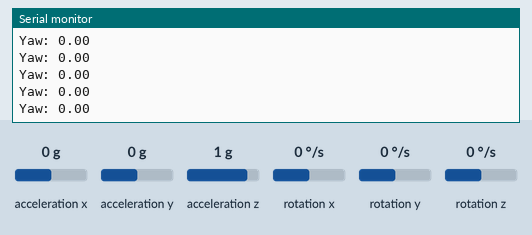
This sketch was run on a simulated Arduino Uno, built with avr-gcc and run on an emulated ATmega328P. On the bench: the last lines printed to the serial monitor. Wiring (inferred from the names in the program): MPU-6050 motion sensor at I2C address 0x68. Inputs (shaded band) come from the test bench; at power-on: rotation z 0 °/s, acceleration x 0 g, acceleration y 0 g, acceleration z 1 g, rotation x 0 °/s, rotation y 0 °/s.

Above: at 1.2 s.
1.3 s: rotation z set to 100 °/s
At 2.1 s:
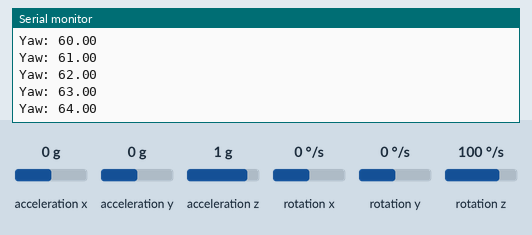
4.3 s: rotation z set to -100 °/s
At 4.8 s:
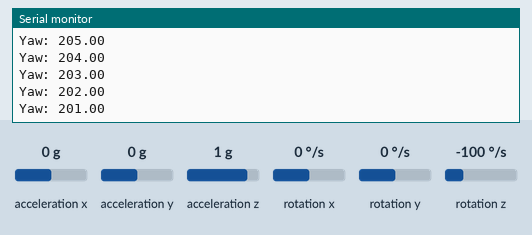
Timing chart, 0 to 7.3 s (numbered marks = the images above; inputs shaded):
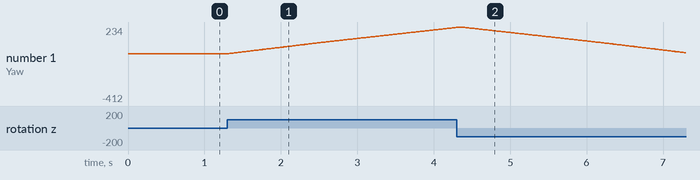

Measured:
- after the input at 1.3 s, the serial monitor: prints a new line at once (image 1)
- plotted number 1: 0 → 230 after the input at 1.3 s

The sketch:

Task_10_5.ino
```cpp
#include <Wire.h>

int16_t ax, ay, az;
int16_t gx, gy, gz;
float yaw;
const int MPU_ADDR = 0x68;  // I2C address of the MPU6050


void setup() {
  Serial.begin(9600);

  Wire.begin();
  Wire.beginTransmission(MPU_ADDR);
  Wire.write(0x6B);
  Wire.write(0);
  Wire.endTransmission(true);


  yaw = 0;
}

void loop() {


  Wire.beginTransmission(MPU_ADDR);
  Wire.write(0x3B);
  Wire.endTransmission(false);
  Wire.requestFrom(MPU_ADDR, 14, true);

  ax = Wire.read() << 8 | Wire.read();
  ay = Wire.read() << 8 | Wire.read();
  az = Wire.read() << 8 | Wire.read();

  Wire.read();
  Wire.read();

  gx = Wire.read() << 8 | Wire.read();
  gy = Wire.read() << 8 | Wire.read();
  gz = Wire.read() << 8 | Wire.read();


  float gyroZrate = gz / 131.0;
  yaw += gyroZrate * 0.01;
  Serial.print("Yaw: ");
  Serial.println(yaw);
  delay(10);
}
```
